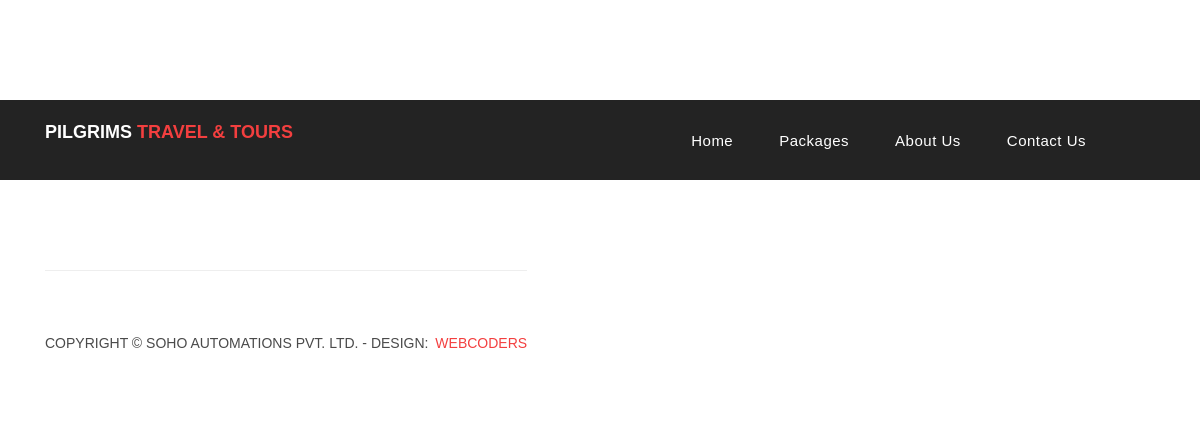
Before: /home/categories/piligrimage with the older database file.
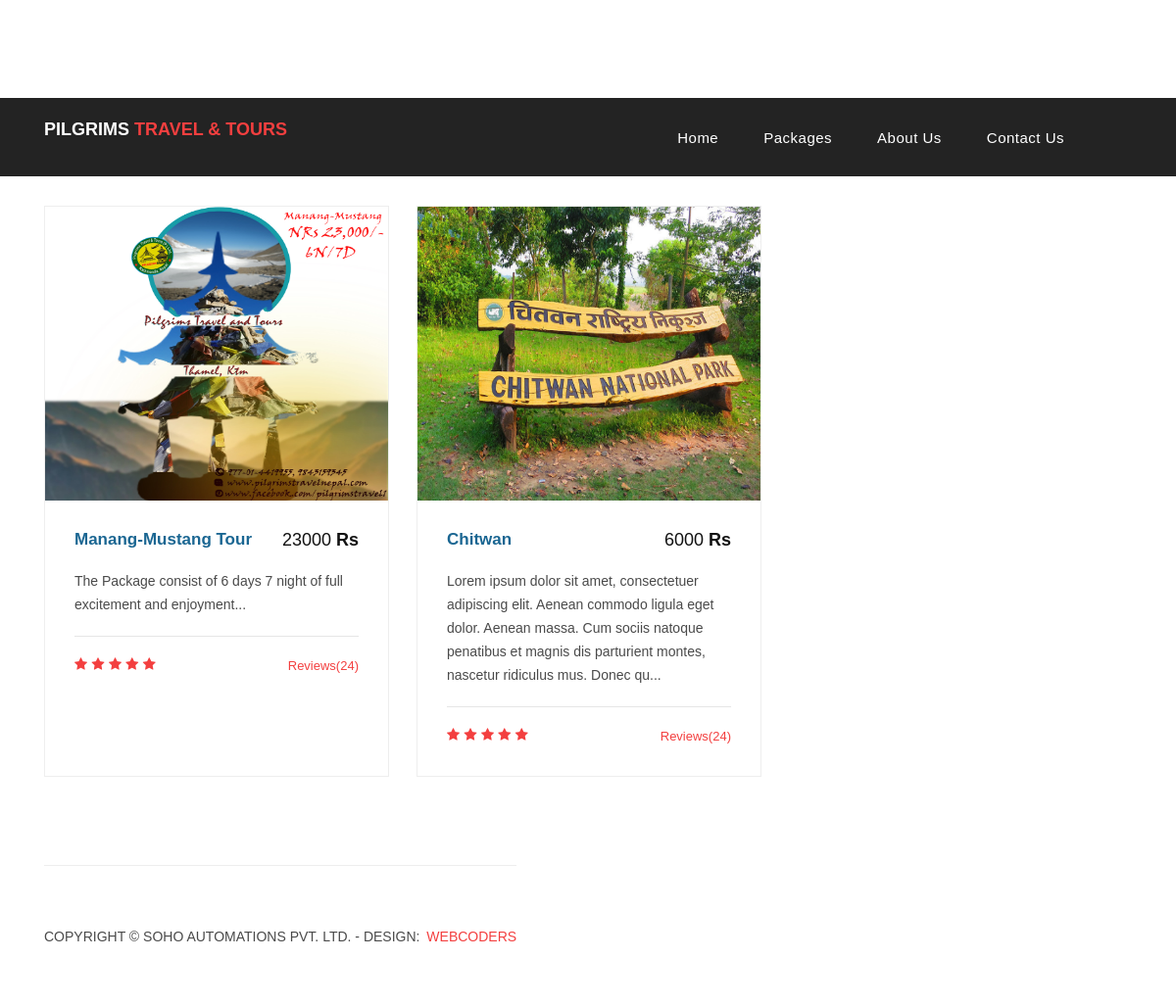
After: the same page with the newer database file.
### Products_Details/models.py (models this page shows, shortened)
class Destination(models.Model):
    title=models.CharField(max_length=100)
    description=models.TextField()
    image1=models.ImageField(upload_to='product_image',default='default.jpg')
    image2=models.ImageField(upload_to='product_image',default='default.jpg')
    image3 = models.ImageField(upload_to='product_image',default='default.jpg')
    feature_image=models.ImageField(upload_to='product_image',null=True,blank=True)
    other_details=models.TextField(null=True,blank=True)
    number_of_people=models.IntegerField(null=True,blank=True)
    price=models.IntegerField(null=True,blank=True)
    guide=models.BooleanField(default=True)
    categories=models.ManyToManyField(Add_category, null=True, blank=True)
    additional_feature=models.ManyToManyField(Add_Feature,null=True,blank=True)
    slug=models.SlugField(null=True,blank=True,unique=True)
    def get_absolute_url(self):
        return reverse('detail_view', kwargs={'slug': self.slug})

### Home/views.py (the view)
# urls.py: path('categories/<slug:slug>',categoricalSorting, name='categories'),
def categoricalSorting(request, slug):
    posts=Destination.objects.filter(categories__slug=slug)
    return render(request, 'Home/categorial.html',{'posts':posts})

### Templates/Home/categorial.html (shortened to what this page needs)
{% extends 'base.html' %}
{% load static %}
{% block home %}
<div class="latest-products">
    <div class="container">
        <div class="row">
            <div class="col-md-12">
                <div class="section-heading">
                    <h2>Categories: </h2>
                    <a href="products.html">view all products </a>
                </div>
            </div>
            {% for items in posts %}
            <div class="col-lg-4 d-flex align-items-stretch">
                <div class="product-item">
                    <a href="{{items.get_absolute_url}}"><img src="/media/{{items.feature_image}}" alt="Images"
                            style="width:350px;height:300px;"></a>
                    <div class="down-content">
                        <a href="{{items.get_absolute_url}}">
                            <h4><b>{{items.title}}</b></h4>
                        </a>
                        <h6>{{items.price}}<b> Rs</b></h6>
                        <p>{{items.description|slice:":200" }}...</p>
                        <hr>
                        <ul class="stars">
                            <li><i class="fa fa-star"></i></li>
                            <li><i class="fa fa-star"></i></li>
                            <li><i class="fa fa-star"></i></li>
                            <li><i class="fa fa-star"></i></li>
                            <li><i class="fa fa-star"></i></li>
                        </ul>
                        <span>Reviews(24)</span>
                    </div>
                </div>
            </div>
            {% endfor %}
            {% endblock home %}

### Templates/base.html (shortened to what this page needs)
{% load static %}
<!DOCTYPE html>
<html lang="en">
  <head>
    <link href="{% static 'vendor/bootstrap/css/bootstrap.min.css' %}" rel="stylesheet">
    <link rel="stylesheet" href="{% static 'assets/css/fontawesome.css' %}">
    <link rel="stylesheet" href="{% static 'assets/css/templatemo-sixteen.css' %}">
    <link rel="stylesheet" href="{% static 'assets/css/owl.css' %}">
  </head>
  <body>
    <header class="">
      <nav class="navbar navbar-expand-lg">
        <div class="container">
          <a class="navbar-brand" href="index.html"><h2 style="font-size: 90%">Pilgrims <em>Travel & Tours</em></h2></a>
          <div class="collapse navbar-collapse" id="navbarResponsive">
            <ul class="navbar-nav ml-auto">
              <li class="nav-item {% block home1 %}{% endblock %}">
                <a class="nav-link" href={% url "home" %}>Home
              </li>
              <li class="nav-item {% block packages1 %}{% endblock %}">
                <a class="nav-link" href=#>Packages</a>
              </li>
              <li class="nav-item {% block about1 %}{% endblock %}">
                <a class="nav-link" href={% url "about" %}>About Us</a>
              </li>
              <li class="nav-item  {% block contact1 %}{% endblock %}">
                <a class="nav-link" href={% url "contact" %}>Contact Us</a>
              </li>
              <li class="nav-item">
                <a class="nav-link" href=#>
                </a>
              </li>
            </ul>
          </div>
        </div>
      </nav>
    </header>
{% block home %}
{% endblock home %}
    <footer>
      <div class="container">
        <div class="row">
          <div class="col-md-12">
            <div class="inner-content">
              <p>Copyright &copy; Soho Automations Pvt. Ltd.
            - Design: <a rel="nofollow noopener" href="https://templatemo.com" target="_blank">WebCoders</a></p>
            </div>
          </div>
        </div>
      </div>
    </footer>
  </body>
</html>

### Statics/assets/css/templatemo-sixteen.css (style rules this page uses)
body { font-family: 'Poppins', sans-serif; overflow-x: hidden; text-rendering: optimizeLegibility; -webkit-font-smoothing: antialiased; -moz-osx-font-smoothing: grayscale; }
p { margin-bottom: 0px; font-size: 14px; font-weight: 300; color: #4a4a4a; line-height: 24px; }
a { text-decoration: none!important; }
ul { padding: 0; margin: 0; list-style: none; }
h1,h2,h3,h4,h5,h6 { margin: 0px; }
.section-heading { text-align: left; margin-bottom: 60px; border-bottom: 1px solid #eee; }
.section-heading h2 { font-size: 28px; font-weight: 400; color: #1e1e1e; margin-bottom: 15px; }
header { position: absolute; z-index: 99999; width: 100%; height: 80px; background-color: #232323; -webkit-transition: all 0.3s ease-in-out 0s; -moz-transition: all 0.3s ease-in-out 0s; -o-transition: all 0.3s ease-in-out 0s; transition: all 0.3s ease-in-out 0s; }
header .navbar { padding: 17px 0px; }
.navbar .navbar-brand { float: left; margin-top: -12px; outline: none; }
.navbar .navbar-brand h2 { color: #fff; text-transform: uppercase; font-size: 24px; font-weight: 700; -webkit-transition: all .3s ease 0s; -moz-transition: all .3s ease 0s; -o-transition: all .3s ease 0s; transition: all .3s ease 0s; }
.navbar .navbar-brand h2 em { font-style: normal; color: #f33f3f; }
#navbarResponsive { z-index: 999; }
.navbar-collapse { text-align: center; }
.navbar .navbar-nav .nav-item { margin: 0px 15px; }
.navbar .navbar-nav a.nav-link { text-transform: capitalize; font-size: 15px; font-weight: 500; letter-spacing: 0.5px; color: #fff; transition: all 0.5s; margin-top: 5px; }
.latest-products { margin-top: 100px; }
.latest-products .section-heading a { float: right; margin-top: -35px; text-transform: uppercase; font-size: 13px; font-weight: 700; color: #f33f3f; }
.product-item { border: 1px solid #eee; margin-bottom: 30px; }
.product-item .down-content { padding: 30px; position: relative; }
.product-item img { width: 100%; overflow: hidden; }
.product-item .down-content h4 { font-size: 17px; color: #1a6692; margin-bottom: 20px; }
.product-item .down-content h6 { position: absolute; top: 30px; right: 30px; font-size: 18px; color: #121212; }
.product-item .down-content p { margin-bottom: 20px; }
.product-item .down-content ul li { display: inline-block; }
.product-item .down-content ul li i { color: #f33f3f; font-size: 14px; }
.product-item .down-content span { position: absolute; right: 30px; bottom: 30px; font-size: 13px; color: #f33f3f; font-weight: 500; }
footer { text-align: center; }
footer .inner-content { border-top: 1px solid #eee; margin-top: 60px; padding: 60px 0px; }
footer .inner-content p { text-transform: uppercase; }
footer .inner-content p a { color: #f33f3f; margin-left: 3px; }

Changed rows visible on the page:
now on this page (row edited): Destination: feature_image (picture), title "Manang-Mustang Tour", price "23000", description "The Package consist of 6 days 7 night of full excitement and enjoyment"
now on this page (row unchanged): Destination: feature_image (picture), title "Chitwan", price "6000", description "Lorem ipsum dolor sit amet, consectetuer adipiscing elit. Aenean commodo ligula eget dolor. Aenean massa. Cum sociis natoque penatibus et magnis dis parturient montes, nascetur ridiculus mus. Donec qu"
